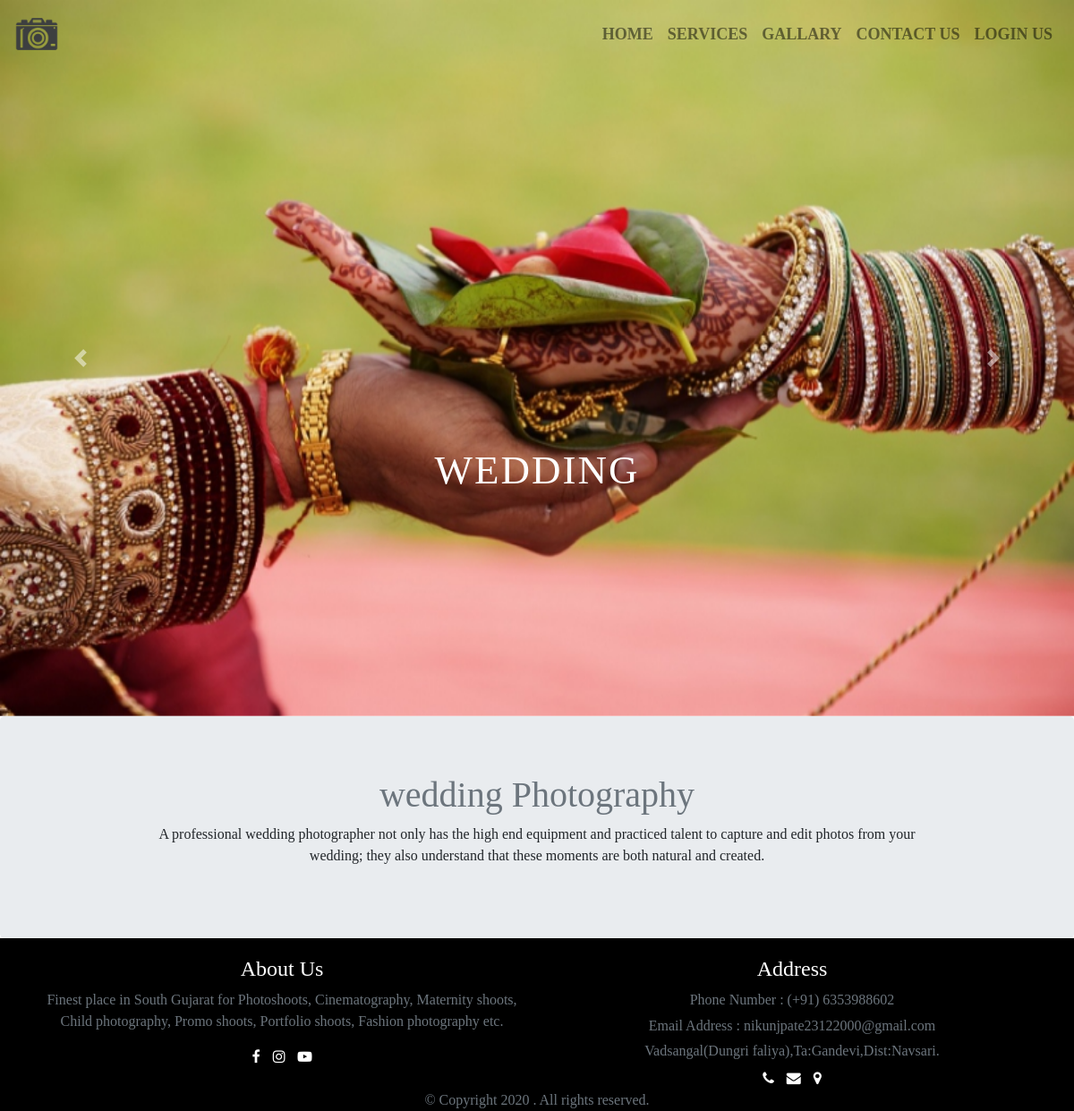
The page /service_details.php?id=13 on the database its author committed.
### tables this page shows
CREATE TABLE IF NOT EXISTS `service` (
  `service_id` int(11) NOT NULL AUTO_INCREMENT,
  `title` varchar(70) DEFAULT NULL,
  `sub_title` varchar(150) DEFAULT NULL,
  `description` text,
  `img` text NOT NULL,
  PRIMARY KEY (`service_id`)
);

### service_details.php (the view, shortened to what this page needs)
<?php
include "menu.php";
include "connect.php";
?>
<div id="carouselExampleIndicators" class="carousel slide" data-ride="carousel">
  <div class="carousel-inner">
    <?php
        $query_select="select * from service where service_id='$_REQUEST[id]'";
        $result_select=mysqli_query($con,$query_select);
        if(!$result_select)
        {
          die(mysqli_error($con));
        }
        else
        {
          $c=1;
          while($fetch_assoc=mysqli_fetch_assoc($result_select))
          {
          $img = json_decode($fetch_assoc['img']);
         ?>
          <div class="carousel-item active">
            <img class="d-block w-100" src="admin/uploads/services/<?php echo $img[0]; ?>" alt="<?php echo $fetch_assoc['title']; ?>">
            <div class="carousel-caption d-none d-md-block">
              <h5 class="animate__animated animate__fadeInLeft" style="animation-delay:1s"><?php echo $fetch_assoc['title']; ?></h5>
            </div>
          </div>
        <?php $c++; }} ?>
        <?php
        $query_select="select * from service where service_id='$_REQUEST[id]'";
        $result_select=mysqli_query($con,$query_select);
        if(!$result_select)
        {
          die(mysqli_error($con));
        }
        else
        {
          $c=1;
          while($fetch_assoc=mysqli_fetch_assoc($result_select))
          {
          $img = json_decode($fetch_assoc['img']);
          $fruit = array_shift($img);
          foreach ($img as $key => $value) {
         ?>
        <?php $c++;}}} ?>
    </div>
  <a class="carousel-control-prev" href="#carouselExampleIndicators" role="button" data-slide="prev">
    <span class="carousel-control-prev-icon" aria-hidden="true"></span>
  </a>
  <a class="carousel-control-next" href="#carouselExampleIndicators" role="button" data-slide="next">
    <span class="carousel-control-next-icon" aria-hidden="true"></span>
  </a>
</div>
 <?php
        $query_select="select * from service where service_id='$_REQUEST[id]'";
        $result_select=mysqli_query($con,$query_select);
        if(!$result_select)
        {
          die(mysqli_error($con));
        }
        else
        {
          $fetch_assoc=mysqli_fetch_assoc($result_select);
         }
         ?>
<div class=" text-center">
  <div class="jumbotron" style="margin: 0;">
  	<h1 class="text-muted"><?php echo $fetch_assoc['sub_title']; ?></h1>
  		<p style="padding: 0 8pc;"><?php echo $fetch_assoc['description']; ?></p>
  </div>
</div>
<?php
include "footer.php";
?>

### assets/css/main.css (style rules this page uses)
* { font-family:Berlin Sans FB; margin:0; padding: 0; }
.carousel-item { height: 100vh; min-height: 300px; background:no-repeat center center scroll; -webkit-background-size:cover; background-size: cover; }
.carousel-caption { bottom: 220px; }
.carousel-caption h5 { font-size:45px; text-transform:uppercase; letter-spacing: 2px; margin-top: 25px; }
.w-100 { height: 100vh; }

### rows shown on the page
service: title "WEDDING", sub_title "wedding Photography", description "A professional wedding photographer not only has the high end equipment and practiced talent to capture and edit photos from your wedding; they also understand that these moments are both natural and created."
